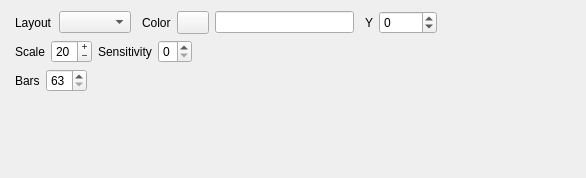
<?xml version="1.0" encoding="UTF-8"?>
<ui version="4.0">
 <class>Form</class>
 <widget class="QWidget" name="Form">
  <property name="geometry">
   <rect>
    <x>0</x>
    <y>0</y>
    <width>586</width>
    <height>178</height>
   </rect>
  </property>
  <property name="minimumSize">
   <size>
    <width>180</width>
    <height>0</height>
   </size>
  </property>
  <property name="windowTitle">
   <string>Form</string>
  </property>
  <layout class="QVBoxLayout" name="verticalLayout">
   <item>
    <layout class="QHBoxLayout" name="horizontalLayout_9">
     <property name="leftMargin">
      <number>4</number>
     </property>
     <item>
      <widget class="QLabel" name="label_visLayout">
       <property name="sizePolicy">
        <sizepolicy hsizetype="Fixed" vsizetype="Preferred">
         <horstretch>0</horstretch>
         <verstretch>0</verstretch>
        </sizepolicy>
       </property>
       <property name="text">
        <string>Layout</string>
       </property>
      </widget>
     </item>
     <item>
      <widget class="QComboBox" name="comboBox_visLayout"/>
     </item>
     <item>
      <spacer name="horizontalSpacer_5">
       <property name="orientation">
        <enum>Qt::Orientation::Horizontal</enum>
       </property>
       <property name="sizeType">
        <enum>QSizePolicy::Policy::Fixed</enum>
       </property>
       <property name="sizeHint" stdset="0">
        <size>
         <width>5</width>
         <height>20</height>
        </size>
       </property>
      </spacer>
     </item>
     <item>
      <widget class="QLabel" name="label_visColor">
       <property name="text">
        <string>Color</string>
       </property>
      </widget>
     </item>
     <item>
      <widget class="QPushButton" name="pushButton_visColor">
       <property name="maximumSize">
        <size>
         <width>32</width>
         <height>32</height>
        </size>
       </property>
       <property name="text">
        <string/>
       </property>
       <property name="MaximumSize" stdset="0">
        <size>
         <width>32</width>
         <height>32</height>
        </size>
       </property>
      </widget>
     </item>
     <item>
      <widget class="QLineEdit" name="lineEdit_visColor">
       <property name="text">
        <string></string>
       </property>
      </widget>
     </item>
     <item>
      <spacer name="horizontalSpacer_4">
       <property name="orientation">
        <enum>Qt::Orientation::Horizontal</enum>
       </property>
       <property name="sizeType">
        <enum>QSizePolicy::Policy::Fixed</enum>
       </property>
       <property name="sizeHint" stdset="0">
        <size>
         <width>5</width>
         <height>20</height>
        </size>
       </property>
      </spacer>
     </item>
     <item>
      <widget class="QLabel" name="label_Y">
       <property name="text">
        <string>Y</string>
       </property>
      </widget>
     </item>
     <item>
      <widget class="QSpinBox" name="spinBox_y">
       <property name="buttonSymbols">
        <enum>QAbstractSpinBox::ButtonSymbols::UpDownArrows</enum>
       </property>
       <property name="minimum">
        <number>-5000</number>
       </property>
       <property name="maximum">
        <number>5000</number>
       </property>
       <property name="singleStep">
        <number>10</number>
       </property>
       <property name="value">
        <number>0</number>
       </property>
      </widget>
     </item>
     <item>
      <spacer name="horizontalSpacer_2">
       <property name="orientation">
        <enum>Qt::Orientation::Horizontal</enum>
       </property>
       <property name="sizeHint" stdset="0">
        <size>
         <width>40</width>
         <height>20</height>
        </size>
       </property>
      </spacer>
     </item>
    </layout>
   </item>
   <item>
    <layout class="QHBoxLayout" name="horizontalLayout_10">
     <property name="leftMargin">
      <number>4</number>
     </property>
     <item>
      <widget class="QLabel" name="label_scale">
       <property name="text">
        <string>Scale</string>
       </property>
      </widget>
     </item>
     <item>
      <widget class="QSpinBox" name="spinBox_scale">
       <property name="buttonSymbols">
        <enum>QAbstractSpinBox::ButtonSymbols::PlusMinus</enum>
       </property>
       <property name="minimum">
        <number>1</number>
       </property>
       <property name="value">
        <number>20</number>
       </property>
      </widget>
     </item>
     <item>
      <widget class="QLabel" name="label_sensitivity">
       <property name="text">
        <string>Sensitivity</string>
       </property>
      </widget>
     </item>
     <item>
      <widget class="QSpinBox" name="spinBox_sensitivity">
       <property name="maximum">
        <number>5</number>
       </property>
      </widget>
     </item>
     <item>
      <spacer name="horizontalSpacer_3">
       <property name="orientation">
        <enum>Qt::Orientation::Horizontal</enum>
       </property>
       <property name="sizeType">
        <enum>QSizePolicy::Policy::Expanding</enum>
       </property>
       <property name="sizeHint" stdset="0">
        <size>
         <width>40</width>
         <height>20</height>
        </size>
       </property>
      </spacer>
     </item>
    </layout>
   </item>
   <item>
    <layout class="QHBoxLayout" name="horizontalLayout">
     <property name="sizeConstraint">
      <enum>QLayout::SizeConstraint::SetDefaultConstraint</enum>
     </property>
     <property name="leftMargin">
      <number>4</number>
     </property>
     <item>
      <widget class="QLabel" name="label_bars">
       <property name="text">
        <string>Bars</string>
       </property>
      </widget>
     </item>
     <item>
      <widget class="QSpinBox" name="spinBox_bars">
       <property name="minimum">
        <number>63</number>
       </property>
       <property name="maximum">
        <number>64</number>
       </property>
       <property name="value">
        <number>63</number>
       </property>
      </widget>
     </item>
     <item>
      <spacer name="horizontalSpacer">
       <property name="orientation">
        <enum>Qt::Orientation::Horizontal</enum>
       </property>
       <property name="sizeHint" stdset="0">
        <size>
         <width>40</width>
         <height>20</height>
        </size>
       </property>
      </spacer>
     </item>
    </layout>
   </item>
   <item>
    <spacer name="verticalSpacer">
     <property name="orientation">
      <enum>Qt::Orientation::Vertical</enum>
     </property>
     <property name="sizeHint" stdset="0">
      <size>
       <width>20</width>
       <height>40</height>
      </size>
     </property>
    </spacer>
   </item>
  </layout>
 </widget>
 <resources/>
 <connections/>
</ui>
